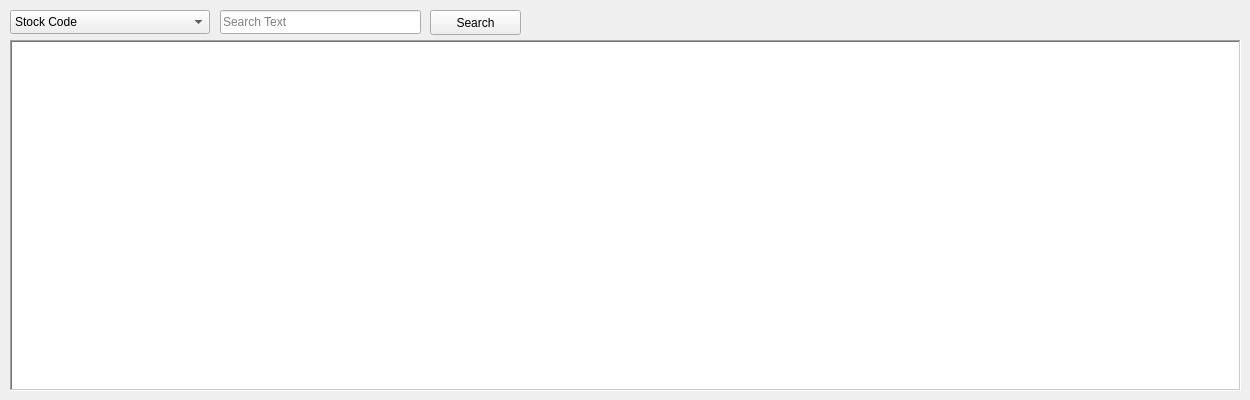
      <widget class="QWidget" name="tab_21">
       <attribute name="title">
        <string>Stock</string>
       </attribute>
       <widget class="QLineEdit" name="lineEdit_61">
        <property name="geometry">
         <rect>
          <x>220</x>
          <y>10</y>
          <width>201</width>
          <height>24</height>
         </rect>
        </property>
        <property name="placeholderText">
         <string>Search Text</string>
        </property>
       </widget>
       <widget class="QTableWidget" name="tableWidget_13">
        <property name="geometry">
         <rect>
          <x>10</x>
          <y>40</y>
          <width>1231</width>
          <height>351</height>
         </rect>
        </property>
        <property name="frameShape">
         <enum>QFrame::WinPanel</enum>
        </property>
        <property name="editTriggers">
         <set>QAbstractItemView::NoEditTriggers</set>
        </property>
        <property name="alternatingRowColors">
         <bool>true</bool>
        </property>
        <property name="selectionMode">
         <enum>QAbstractItemView::SingleSelection</enum>
        </property>
        <property name="selectionBehavior">
         <enum>QAbstractItemView::SelectRows</enum>
        </property>
        <attribute name="horizontalHeaderMinimumSectionSize">
         <number>20</number>
        </attribute>
        <attribute name="horizontalHeaderShowSortIndicator" stdset="0">
         <bool>true</bool>
        </attribute>
        <attribute name="verticalHeaderVisible">
         <bool>false</bool>
        </attribute>
       </widget>
       <widget class="QComboBox" name="comboBox_11">
        <property name="geometry">
         <rect>
          <x>10</x>
          <y>10</y>
          <width>200</width>
          <height>24</height>
         </rect>
        </property>
        <item>
         <property name="text">
          <string>Stock Code</string>
         </property>
        </item>
        <item>
         <property name="text">
          <string>Material Name</string>
         </property>
        </item>
        <item>
         <property name="text">
          <string>Metarial Code</string>
         </property>
        </item>
        <item>
         <property name="text">
          <string>Room Name</string>
         </property>
        </item>
        <item>
         <property name="text">
          <string>Cabinet Code</string>
         </property>
        </item>
        <item>
         <property name="text">
          <string>Shhelf Code</string>
         </property>
        </item>
        <item>
         <property name="text">
          <string>User ID</string>
         </property>
        </item>
        <item>
         <property name="text">
          <string>ID</string>
         </property>
        </item>
       </widget>
       <widget class="QPushButton" name="pushButton_53">
        <property name="geometry">
         <rect>
          <x>430</x>
          <y>10</y>
          <width>91</width>
          <height>25</height>
         </rect>
        </property>
        <property name="text">
         <string>Search</string>
        </property>
        <property name="shortcut">
         <string>Return</string>
        </property>
       </widget>
      </widget>
